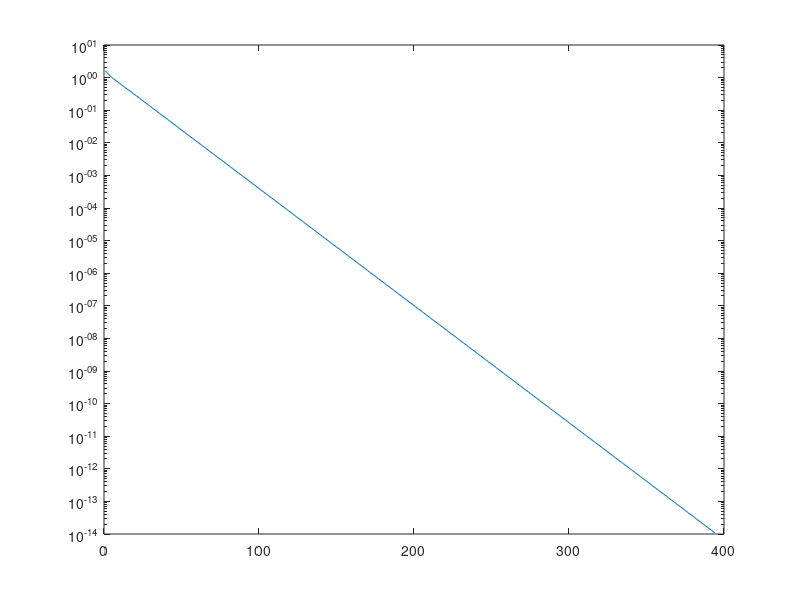

MATLAB code for this plot:
clear, clc

A = [2, -1, 0, 0, 0, 0, 0, 0, 0, 0;
    -1, 2, -1, 0, 0, 0, 0, 0, 0, 0;
    0, -1, 2, -1, 0, 0, 0, 0, 0, 0;
    0, 0, -1, 2, -1, 0, 0, 0, 0, 0;
    0, 0, 0, -1, 2, -1, 0, 0, 0, 0;
    0, 0, 0, 0, -1, 2, -1, 0, 0, 0;
    0, 0, 0, 0, 0, -1, 2, -1, 0, 0;
    0, 0, 0, 0, 0, 0, -1, 2, -1, 0;
    0, 0, 0, 0, 0, 0, 0, -1, 2, -1;
    0, 0, 0, 0, 0, 0, 0, 0, -1, 2];
b = [2; -2; 2; -1; 0; 0; 1; -2; 2; -2];
x_exact = [1; 0; 1; 0; 0; 0; 0; -1; 0; 1];
tmp = abs(max(x_exact));
x_1 = [0; 0; 0; 0; 0; 0; 0; 0; 0; 0];
x_2 = [1; 1; 1; 1; 1; 1; 1; 1; 1; 1];
L = tril(A, -1);
U = triu(A, 1);
D = diag(diag(A));
S=-(D+L)\U;
f=(D+L)\b;
count = [];
number = 1;

while abs(max(x_1 - x_2)) > 10^(- 15)
    x_1 = x_2;
    x_2 = S * x_1 + f;
    count(number) = abs(max(x_2 - x_exact)) / tmp;
    number = number + 1;
end

semilogy(count);
x = x_2
